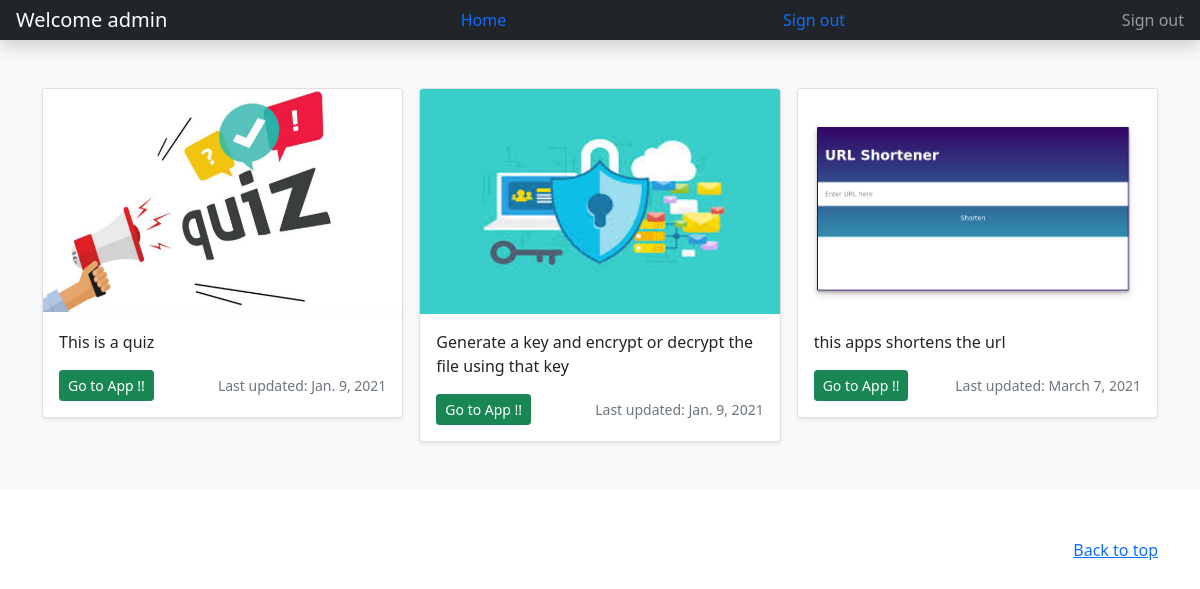
The app's page /home/ (signed in) with its own data.
### home/models.py (models this page shows, shortened)
class Apps(models.Model):
    app_name = models.CharField(max_length=30)
    description = models.CharField(max_length=500)
    last_updated = models.DateField()
    image_name = models.CharField(max_length=30,blank=True)

### home/views.py (the view)
# urls.py: path('', views.Applist,name="Applist"),
def Applist(request):
    apps = Apps.objects.all()
    return render(request,'home.html',{'apps' : apps})

### home/templates/home.html
{% extends 'base.html' %}
{% load static %}
{% block content %}
<div class="album py-5 bg-light">
    <div class="container">
        <div class="row row-cols-1 row-cols-sm-2 row-cols-md-3 g-3">
        {% for app in apps %}
        <div class="col">
          <div class="card shadow-sm">
            <img class="card-img-top" src="{% static app.image_name %}" width="100%" height="225"></img>
            <div class="card-body">
              <p class="card-text">{{ app.description }}</p>
              <div class="d-flex justify-content-between align-items-center">
                <div class="btn-group">
                  <a href="{% url app.app_name %}"><button type="button" class="btn btn-sm btn-success">Go to App !!</button></a>
                </div>
                <small class="text-muted">Last updated: {{ app.last_updated}}</small>
              </div>
            </div>
          </div>
        </div>
        {% endfor %}
        </div>
    </div>
  </div>
  {% endblock %}

### home/templates/base.html (shortened to what this page needs)
<!doctype html>
{% load socialaccount %}
{% load static %}
<html lang="en">
  <head>
    <link href="https://cdn.jsdelivr.net/npm/bootstrap@5.0.0-beta1/dist/css/bootstrap.min.css" rel="stylesheet">
  </head>
  <body>
    <header class="navbar navbar-dark sticky-top bg-dark flex-md-nowrap p-0 shadow">
        <a class="navbar-brand col-md-3 col-lg-2 me-0 px-3" href="#">Welcome {{ user.username }}</a>
        <a class="nav-link" href="{% url 'Applist' %}">Home</a>
        <a class="nav-link" href="{% url 'account_logout' %}">Sign out</a>
        <ul class="navbar-nav px-3">
          <li class="nav-item text-nowrap">
            <a class="nav-link" href="{% url 'account_logout' %}">Sign out</a>
          </li>
        </ul>
      </header>
<main>
    {% block content %}
    {% endblock %}
</main>
<footer class="text-muted py-5">
  <div class="container">
    <p class="float-end mb-1">
      <a href="#">Back to top</a>
    </p>
  </div>
</footer>
  </body>
</html>

### records on screen
Apps: image_name (picture), description "This is a quiz", last_updated "Jan. 9, 2021"
Apps: image_name (picture), description "Generate a key and encrypt or decrypt the file using that key", last_updated "Jan. 9, 2021"
Apps: image_name (picture), description "this apps shortens the url", last_updated "March 7, 2021"

### other values on screen
{{ user.username }} "admin"
